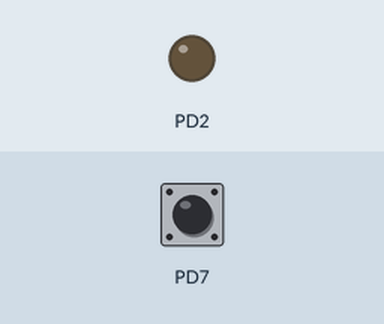
A program run on a simulated ATmega328P, built with avr-gcc and emulated at 16 MHz. Parts: output pins drawn as LEDs (lit = HIGH). The test bench sets the inputs (shaded band); at power-on: PD7 LOW.

Above: at 1.2 s.
1.3 s: PD7 pulled LOW for 0.15 s
At 1.8 s:
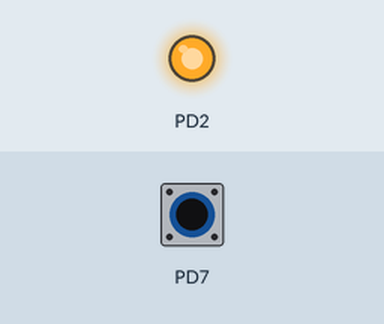
Timing chart, 0 to 4.3 s (numbered marks = the images above; inputs shaded):
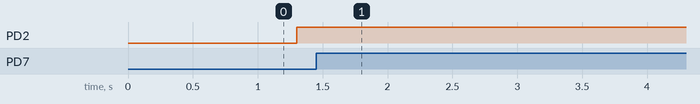

The program:

main.c
```c
/*
 * Zadatak 10.c
 *
 * Created: 11.5.2020. 18:31:05
 * Author : Josip Prpić 4.H
 */

#define F_CPU 16000000UL
#include <avr/io.h>
#include <util/delay.h>
#include <stdio.h>
#define BAUDRATE 9600
#define BAUD_PRESCALLER (((F_CPU / (BAUDRATE * 16UL))) - 1)

//Deklaracija funkcija
void USART_init(void);
unsigned char USART_receive(void);
void USART_send( unsigned char data);
void USART_putstring(char* StringPtr);
int led_state=0;
int main(void){
	DDRD |= 0b00000100;  //pinMode(2, OUTPUT);
	DDRD &= 0b01111111;  //pinMode(7, INPUT_PULLUP), Postavljanje registra DDR u 0 zapin 7;
	PORTD |= 0b11000000; //Postavljanje registra PORTD u 1 za pin 7
	USART_init();
	while(1){
		if ((PIND & 0b10000000) >> 7 == 0){
			PORTD |= 0b00000100;
			led_state=1; //ako je varijabla led_state u 1, zna?i da je LED dioda upaljena
		}
		if(led_state==1){
			if ((PIND & 0b10000000) >> 7 == 0)
			{
				PORTD &= 0b01111111;
				led_state=0; //ako je varijabla led_state u 0, znači da je LED dioda ugašena
			}
		}
	}
	return 0;
}

void USART_init(void){

	UBRR0H = (uint8_t)(BAUD_PRESCALLER>>8); // Baud Rate Register upper 4 bits
	UBRR0L = (uint8_t)(BAUD_PRESCALLER); // Baud Rate Register lower 4 bits
	UCSR0B = (1<<RXEN0)|(1<<TXEN0);
	UCSR0C = (3<<UCSZ00); //Set frame
}

unsigned char USART_receive(void){

	while(!(UCSR0A & (1<<RXC0)));
	return UDR0;

}

void USART_send( unsigned char data)
{

	while(!(UCSR0A & (1<<UDRE0)));
	UDR0 = data;

}

void USART_putstring(char* StringPtr){

	while(*StringPtr != 0x00){
		USART_send(*StringPtr);
	StringPtr++;}

}
```

Measured:
- after the input at 1.3 s, PD2: LOW → HIGH at once
